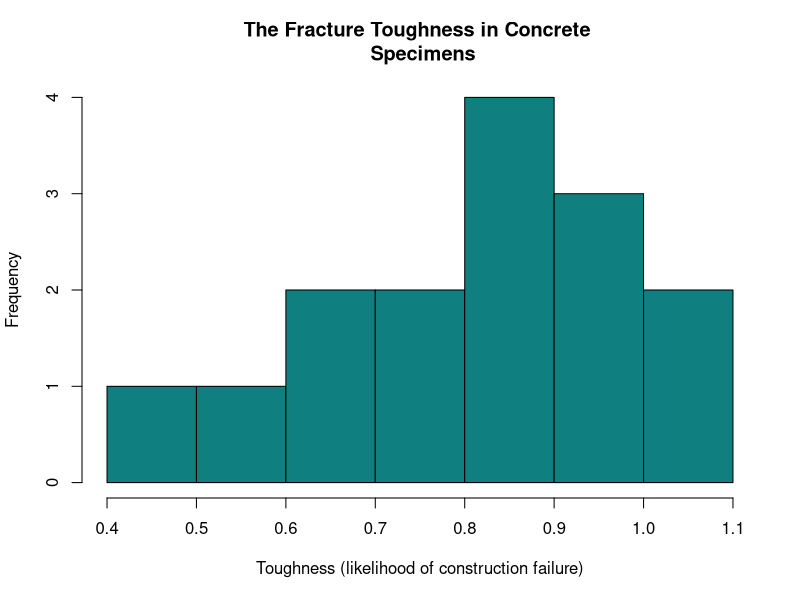
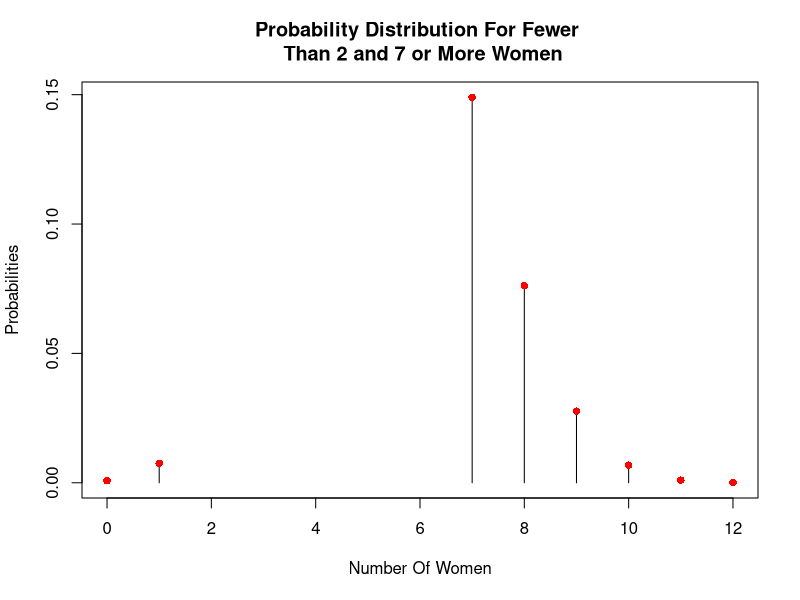

R code for these plots, in order:
## ---- chunk 1
knitr::opts_chunk$set(echo = TRUE)
## ---- chunk 2

# Creating a histogram of toughness values
toughness_values <- c(0.42, 0.58, 0.67, 0.70, 0.77, 0.79, 0.81, 0.82, 0.84, 0.86, 0.91, 0.95, 0.98, 1.01, 1.04)

 hist(toughness_values,
     main = "The Fracture Toughness in Concrete \n Specimens",
     xlab = "Toughness (likelihood of construction failure)",
     col = "#0F7F7F")

# Calculating the appropriate measure of center and variation
meanValue <- mean(toughness_values);meanValue

median(toughness_values)  # to determine if the distribution is symmetric
s_deviation <- sd(toughness_values); s_deviation  # standard deviation

# Finding outliers in the distribution
values_below_2_deviations <- toughness_values < (meanValue - 2*s_deviation)
toughness_values[values_below_2_deviations]

values_above_2_deviations <- toughness_values > (meanValue + 2*s_deviation)
toughness_values[values_above_2_deviations] # "numeric(0)" means there is none.

## ---- chunk 3

# Binomial of the form:
n <- 12
p <- 0.45

# Probability that out of the 12 women, fewer than 2 women recognize the cosmetics brand (i.e P(X < 2))
P_of_X_lessThan2 <- pbinom(1,n,p) * 100; P_of_X_lessThan2

# Probability that out of the 12 women, 7 or more women recognize the cosmetics brand (i.e P(X >= 7))
P_of_X_7orMore <- pbinom(7,n, p,lower.tail = FALSE) * 100; P_of_X_7orMore

# Probability that out of the focus group, 8 women recognized the cosmetic brand (i.e P(X = 8))
P_of_X_equals8 <- dbinom(8,n, p) * 100; P_of_X_equals8

# Probability that out of the focus group, 11 women recognized the cosmetic brand (i.e P(X = 11))
P_of_X_equals11 <- dbinom(11,n, p) * 100; P_of_X_equals11


# Creating a spike plot to illustrate the probability distribution for the outcomes (X < 2) and (X >= 7).
outcomes <- c(0,1,7,8,9,10,11,12)
probabilities <- dbinom(outcomes,12, 0.45)
plot(outcomes,probabilities, 
     type = "h",
     main = "Probability Distribution For Fewer \n Than 2 and 7 or More Women",
     xlab = "Number Of Women",
     ylab = "Probabilities")
points(outcomes, probabilities, pch = 16, col = "red")


## ---- chunk 4
# Returns on funds X and Y and the probabilities of their occurrences
returnsOfFundX <- c(-100, 100, 250)
returnsOfFundY <- c(200, 50, -100)
P_ofXY <- c(0.2, 0.5, 0.3)

# Expected values of Fund X and Fund Y
expected_valueOf_X <- sum(returnsOfFundX * P_ofXY);expected_valueOf_X
expected_valueOf_Y <- sum(returnsOfFundY * P_ofXY);expected_valueOf_Y

# Variations from the expected values of Fund X and Fund Y
variance_X <- sum(((returnsOfFundX - expected_valueOf_X)^2) * P_ofXY)
variance_Y <- sum(((returnsOfFundY - expected_valueOf_Y)^2) * P_ofXY)
sd_X <- sqrt(variance_X); sd_X
sd_Y <- sqrt(variance_Y); sd_Y



# Expected value and variation for a combined investment in Fund X and Fund Y.
combined_expectedValue <- expected_valueOf_X + expected_valueOf_Y
combined_expectedValue

# Covariance
covariance <- sum(((returnsOfFundX - expected_valueOf_X) * (returnsOfFundY - expected_valueOf_Y) * P_ofXY));covariance

# Standard deviation of the combined investment
sd_XandY <- sqrt(variance_X + variance_Y + 2*covariance);sd_XandY

 

## ---- chunk 5
# Create a range of the total admission letters that can keep the probability of students' accepting an offer at 0.05.
possible_nValues <- c(341:500) 

# Finding the number of admissions letters that will keep the probability of student's accepting an offer at 0.05
appropriate_nValue <- possible_nValues[round(1-pbinom(340,possible_nValues, 0.67),2)== 0.05];appropriate_nValue

## ---- chunk 6
# Defining a function to return Z Scores
z_score <- function(X,meanValue, sdeviation){
  score <- (X - meanValue)/sdeviation
  return(score)
}

# Creating a function to convert Z Scores to corresponding heights
zScore_toHeight <- function(zScore, meanValue, sdeviation){
  height <- (sdeviation * zScore) + meanValue
  return(height)
}

#For the Guizhou region

# Height corresponding to a Z-score of +1 for an urban male in Guizhou
u_height <- zScore_toHeight(1, 167.51, 5.84); u_height

# Height corresponding to a Z-score of +1 for a rural male in Guizhou
r_height <- zScore_toHeight(1, 165.57, 5.85); r_height

# Z-score of an urban male from Guizhou whose height is 163 cm
zscore163 <- z_score(163, 167.51, 5.84); zscore163



# For the Beijing region

# Height corresponding to a Z-score of +1 for an urban male in Beijing
u_height1 <- zScore_toHeight(1, 174.97, 6.76); u_height1

# Height corresponding to a Z-score of +1 for a rural male in Beijing
r_height1 <- zScore_toHeight(1, 173.90, 5.24); r_height1

# Z-score of an urban male from Beijing whose height is 163 cm
zscore1631 <- z_score(163, 174.97, 6.76); zscore1631



# Deciles of the height of urban females in Beijing
upper_decile <- zScore_toHeight(1.29, 162.23, 5.41); upper_decile
lower_decile <- zScore_toHeight(-1.29, 162.23, 5.41); lower_decile

# Deciles of the height of urban males in Beijing
upper_decile1 <- zScore_toHeight(1.29, 174.97, 6.76); upper_decile1
lower_decile1 <- zScore_toHeight(-1.29, 174.97, 6.76); lower_decile1



# Xiu's Z Score
xiu <- z_score(189.2, 174.97, 6.76); xiu



# Finding a suitable lower and upper height values to use for the design
meanOfMales <- 171.89
meanOfFemales <- 159.78
sdMales <- 6.39 
sdFemales <- 5.60

upperlimitForMales <- zScore_toHeight(2,meanOfMales,sdMales); upperlimitForMales

upperlimitForFemales <- zScore_toHeight(2,meanOfFemales,sdFemales); upperlimitForFemales

lowerlimitForMales <- zScore_toHeight(-2,meanOfMales,sdMales); lowerlimitForMales

lowerlimitForFemales <- zScore_toHeight(-2,meanOfFemales,sdFemales); lowerlimitForFemales





